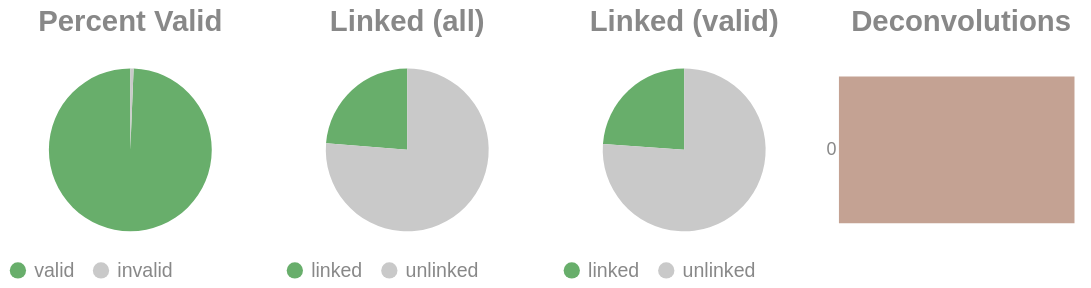

Write notebook code for a chart like this one.
### Code cell
if SKIPLR:
    pass
else:
    clash = Counter()
    for i in valids['molecule'].to_list():
        _mol = i.split("-")
        if len(_mol) == 1:
            clash.update('0')
        else:
            clash.update(_mol[-1])

    _d = {"deconvolutions": [], 'count': []}
    for k,v in clash.items():
        _d['deconvolutions'].append(k)
        _d['count'].append(v)

    tot_valid = valids['reads'].sum()
    mask = valids['reads'] >= 2
    n_linked_reads = valids.filter(mask)['reads'].sum()
    if n_linked_reads == 0:
        print_html("No linked molecules (>=2 reads) were detected; skipping linked-only distributions.")
        SKIPLR = True
    else:
        perc_valid = round(tot_valid / n_reads, 4)
        linked_perc_abs = round(n_linked_reads / n_reads, 4)
        linked_perc = round(n_linked_reads / tot_valid, 4)

    _valid = pl.DataFrame({"valids": ['valid', 'invalid'], "count": [tot_valid, n_reads - tot_valid]})
    _linked_abs = pl.DataFrame({"linked (absolute)": ['linked', 'unlinked'], "count": [n_linked_reads, n_reads - n_linked_reads]})
    _linked_rel = pl.DataFrame({"linked (valids)": ['linked', 'unlinked'], "count": [n_linked_reads, tot_valid - n_linked_reads]})

    (
        alt.hconcat(
            piechart(_valid, goodval = 'valid', title = "Percent Valid"),
            piechart(_linked_abs, goodval = "linked", title =  "Linked (all)"),
            piechart(_linked_rel, goodval = "linked", title =  "Linked (valid)"),
            convolutionbar(pl.DataFrame(_d), title = "Deconvolutions"),
            center = True,
            bounds = 'flush'
        )
        .resolve_scale(color='independent')
        .resolve_legend('independent')
        .properties(usermeta={'embedOptions': {"actions": False}})
    ).display()

### Figure 1 — Vega-Lite specification as saved in the notebook (floating-point values rounded to 4 significant figures)
{"width": "container", "height": 400, "config": {"title": {"anchor": "start", "dy": -15, "fontSize": 18, "color": "#888888", "subtitleColor": "#888888", "subtitleFontSize": 14}, "arc": {"fill": "#0072B2"}, "axis": {"domainColor": "#888888", "domainWidth": 0.5, "gridWidth": 0.2, "grid": false, "titleFontWeight": 400, "titleFontSize": 15, "labelFontSize": 11, "labelColor": "#888888", "tickColor": "#888888", "tickWidth": 0.2, "titleColor": "#888888"}, "axisBand": {"grid": false}, "axisX": {"grid": true, "tickSize": 10, "domainCap": "round"}, "axisY": {"domain": false, "grid": true, "tickSize": 0, "domainCap": "round"}, "background": "transparent", "header": {"labelFontSize": 15, "labelColor": "#888888", "titleFontSize": 15, "titleFontWeight": 600, "titleColor": "#888888"}, "legend": {"labelFont": "sans-serif", "labelFontSize": 12, "labelColor": "#888888", "symbolSize": 100, "symbolType": "circle", "titleFontSize": 12, "titlePadding": 10, "titleColor": "#888888", "title": null}, "range": {"category": ["#E69F00", "#56B4E9", "#009E73", "#F0E442", "#0072B2", "#D55E00", "#CC79A7", "#000000"], "diverging": ["#cfe8f3", "#a2d4ec", "#73bfe2", "#46abdb", "#1696d2", "#12719e"]}, "area": {"fill": "#0072B2", "fillOpacity": 0.7, "line": true, "strokeOpacity": 0.7}, "line": {"color": "#0072B2", "stroke": "#0072B2", "strokeWidth": 2}, "trail": {"color": "#0072B2", "stroke": "#0072B2", "strokeWidth": 0, "size": 1}, "point": {"filled": true, "fillOpacity": 1.0, "size": 95}, "text": {"color": "#888888", "fontSize": 11, "align": "right", "fontWeight": 400, "size": 11}, "bar": {"fill": "#0072B2", "stroke": null}, "view": {"stroke": null, "continuousWidth": 660, "continuousHeight": 400}}, "hconcat": [{"data": {"name": "data-de9ec94f2e32b23655545b9f3f0d6871"}, "mark": {"type": "arc"}, "encoding": {"color": {"field": "valids", "legend": {"orient": "bottom", "title": null}, "scale": {"domain": ["valid", "invalid"], "range": ["#68ae6b", "#C9C9C9"]}, "title": "Valids", "type": "nominal"}, "theta": {"field": "count", "type": "quantitative"}, "tooltip": [{"field": "valids", "title": "Valids", "type": "ordinal"}, {"field": "percent", "format": ".2%", "title": "Percent", "type": "quantitative"}, {"field": "count", "title": "Count", "type": "quantitative"}]}, "height": 100, "title": {"text": "Percent Valid", "align": "center", "anchor": "middle"}, "transform": [{"calculate": "datum.count / 2708038", "as": "percent"}], "width": 150}, {"data": {"name": "data-2bc7fd2ab48b4fd0b3e7bbe7f291bdbb"}, "mark": {"type": "arc"}, "encoding": {"color": {"field": "linked (absolute)", "legend": {"orient": "bottom", "title": null}, "scale": {"domain": ["linked", "unlinked"], "range": ["#68ae6b", "#C9C9C9"]}, "title": "Linked (Absolute)", "type": "nominal"}, "theta": {"field": "count", "type": "quantitative"}, "tooltip": [{"field": "linked (absolute)", "title": "Linked (Absolute)", "type": "ordinal"}, {"field": "percent", "format": ".2%", "title": "Percent", "type": "quantitative"}, {"field": "count", "title": "Count", "type": "quantitative"}]}, "height": 100, "title": {"text": "Linked (all)", "align": "center", "anchor": "middle"}, "transform": [{"calculate": "datum.count / 2708038", "as": "percent"}], "width": 150}, {"data": {"name": "data-c1989047c4140b186416b0a2209b9b5e"}, "mark": {"type": "arc"}, "encoding": {"color": {"field": "linked (valids)", "legend": {"orient": "bottom", "title": null}, "scale": {"domain": ["linked", "unlinked"], "range": ["#68ae6b", "#C9C9C9"]}, "title": "Linked (Valids)", "type": "nominal"}, "theta": {"field": "count", "type": "quantitative"}, "tooltip": [{"field": "linked (valids)", "title": "Linked (Valids)", "type": "ordinal"}, {"field": "percent", "format": ".2%", "title": "Percent", "type": "quantitative"}, {"field": "count", "title": "Count", "type": "quantitative"}]}, "height": 100, "title": {"text": "Linked (valid)", "align": "center", "anchor": "middle"}, "transform": [{"calculate": "datum.count / 2690616", "as": "percent"}], "width": 150}, {"data": {"name": "data-f912f5e5230683a7009f303f3ed9fcb9"}, "mark": {"type": "bar"}, "encoding": {"color": {"field": "deconvolutions", "legend": null, "scale": {"scheme": "lightgreyred"}, "type": "nominal"}, "tooltip": [{"field": "deconvolutions", "title": "Deconvolutions", "type": "ordinal"}, {"field": "percent", "format": ".2%", "title": "Percent", "type": "quantitative"}, {"field": "count", "title": "Count", "type": "quantitative"}], "x": {"axis": null, "field": "count", "type": "quantitative"}, "y": {"field": "deconvolutions", "sort": "ascending", "title": null, "type": "nominal"}}, "height": 100, "title": {"text": "Deconvolutions", "align": "center", "anchor": "middle"}, "transform": [{"calculate": "datum.count / 2313711", "as": "percent"}], "width": 150}], "bounds": "flush", "center": true, "resolve": {"legend": {"angle": "independent"}, "scale": {"color": "independent"}}, "usermeta": {"embedOptions": {"actions": false}}, "$schema": "https://vega.github.io/schema/vega-lite/v6.1.0.json", "datasets": {"data-de9ec94f2e32b23655545b9f3f0d6871": [{"valids": "valid", "count": 2690616}, {"valids": "invalid", "count": 17422}], "data-2bc7fd2ab48b4fd0b3e7bbe7f291bdbb": [{"linked (absolute)": "linked", "count": 641535}, {"linked (absolute)": "unlinked", "count": 2066503}], "data-c1989047c4140b186416b0a2209b9b5e": [{"linked (valids)": "linked", "count": 641535}, {"linked (valids)": "unlinked", "count": 2049081}], "data-f912f5e5230683a7009f303f3ed9fcb9": [{"deconvolutions": "0", "count": 2313711}]}}
